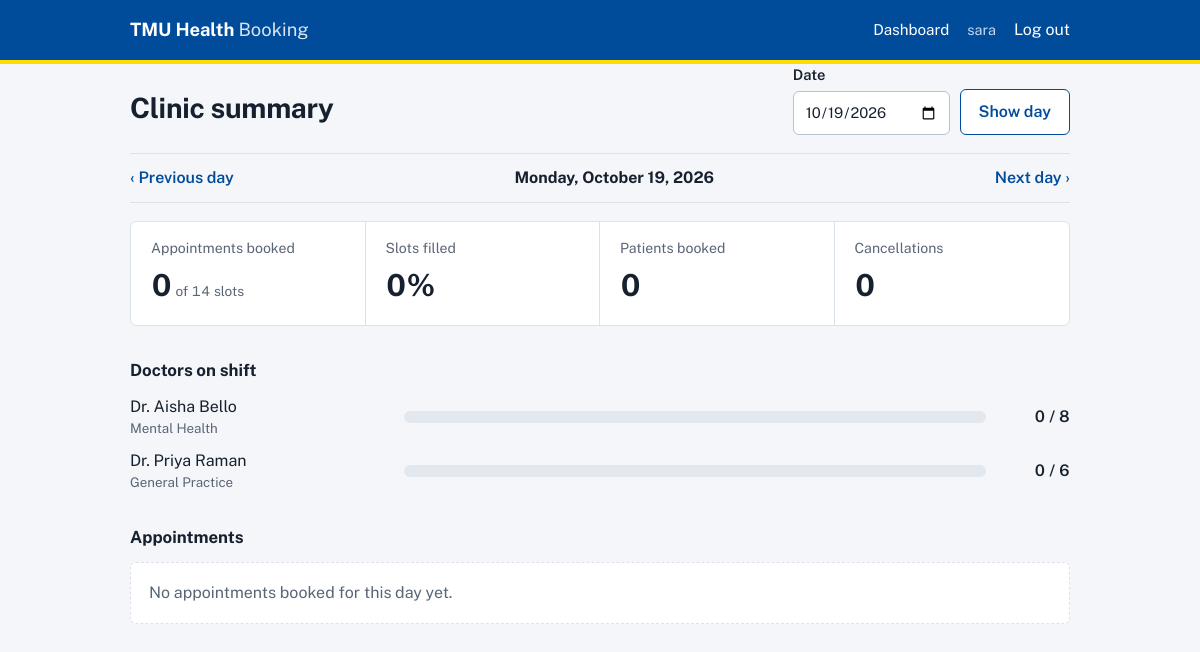
Screenshot of /admin/dashboard (signed in) with the database file from the repository.
### tables this page shows
CREATE TABLE users (
    id            INTEGER PRIMARY KEY AUTOINCREMENT,
    full_name     TEXT    NOT NULL,
    email         TEXT    NOT NULL UNIQUE,
    student_id    TEXT,
    password_hash TEXT    NOT NULL,
    role          TEXT    NOT NULL CHECK (role IN ('patient', 'admin')),
    created_at    TEXT    NOT NULL DEFAULT (datetime('now'))
);

CREATE TABLE doctors (
    id         INTEGER PRIMARY KEY AUTOINCREMENT,
    full_name  TEXT NOT NULL,
    specialty  TEXT NOT NULL,
    department TEXT NOT NULL
);

### admin.py (the view)
@bp.route("/dashboard")
@login_required(role="admin")
def dashboard():
    db = get_db()
    day = parse_date(request.args.get("date")) or date.today()
    appts = db.execute(
        """SELECT a.*, u.full_name AS patient_name, u.email AS patient_email, u.student_id,
                  d.full_name AS doctor_name, d.specialty
           FROM appointments a
           JOIN users u ON u.id = a.patient_id
           JOIN doctors d ON d.id = a.doctor_id
           WHERE a.appt_date = ?
           ORDER BY a.start_time, d.full_name""",
        (day.isoformat(),),
    ).fetchall()
    booked = [a for a in appts if a["status"] == "booked"]
    doctors = []
    for d in db.execute("SELECT * FROM doctors ORDER BY full_name"):
        capacity = len(all_slots(d["id"], day))
        if capacity == 0:
            continue
        count = sum(1 for a in booked if a["doctor_id"] == d["id"])
        doctors.append({"doctor": d, "capacity": capacity, "booked": count,
                        "pct": round(100 * count / capacity)})
    capacity = sum(x["capacity"] for x in doctors)
    summary = {
        "booked": len(booked),
        "cancelled": sum(1 for a in appts if a["status"] == "cancelled"),
        "patients": len({a["patient_id"] for a in booked}),
        "capacity": capacity,
        "pct": round(100 * len(booked) / capacity) if capacity else 0,
    }
    return render_template(
        "dashboard.html", day=day, summary=summary, doctors=doctors, appts=appts,
        prev_day=day - timedelta(days=1), next_day=day + timedelta(days=1),
    )

### auth.py (called while the page is built)
def csrf_token():
    if "csrf" not in session:
        session["csrf"] = secrets.token_hex(16)
    return session["csrf"]

def check_csrf():
    if request.method == "POST":
        sent = request.form.get("csrf", "")
        if not hmac.compare_digest(sent, session.get("csrf", "")):
            abort(400, "Form expired. Go back, refresh the page, and try again.")

@bp.before_app_request
def load_user():
    check_csrf()
    uid = session.get("user_id")
    g.user = None
    if uid is not None:
        g.user = get_db().execute("SELECT * FROM users WHERE id = ?", (uid,)).fetchone()

def login_required(role=None):
    def decorator(view):
        @functools.wraps(view)
        def wrapped(**kwargs):
            if g.user is None:
                flash("Log in to continue.", "info")
                return redirect(url_for("auth.login", next=request.path))
            if role and g.user["role"] != role:
                abort(403)
            return view(**kwargs)
        return wrapped
    return decorator

### db.py (called while the page is built)
def get_db():
    if "db" not in g:
        g.db = sqlite3.connect(current_app.config["DATABASE"])
        g.db.row_factory = sqlite3.Row
        g.db.execute("PRAGMA foreign_keys = ON")
    return g.db

### scheduling.py (called while the page is built)
def parse_date(value):
    try:
        return datetime.strptime(value, "%Y-%m-%d").date()
    except (TypeError, ValueError):
        return None

def _times_between(start, end, minutes):
    t = datetime.strptime(start, "%H:%M")
    stop = datetime.strptime(end, "%H:%M")
    while t + timedelta(minutes=minutes) <= stop:
        yield t.strftime("%H:%M")
        t += timedelta(minutes=minutes)

def all_slots(doctor_id, day):
    rows = get_db().execute(
        "SELECT start_time, end_time, slot_minutes FROM doctor_schedules WHERE doctor_id = ? AND weekday = ?",
        (doctor_id, day.weekday()),
    ).fetchall()
    slots = []
    for r in rows:
        slots.extend(_times_between(r["start_time"], r["end_time"], r["slot_minutes"]))
    return sorted(slots)

### templates/dashboard.html (shortened to what this page needs)
{% extends "base.html" %}
{% block content %}
<div class="pagehead">
  <h1>Clinic summary</h1>
  <form method="get" class="filters">
    <label>Date<input type="date" name="date" value="{{ day.isoformat() }}"></label>
    <button class="btn ghost">Show day</button>
  </form>
</div>
<div class="daynav">
  <a href="{{ url_for('admin.dashboard', date=prev_day.isoformat()) }}">‹ Previous day</a>
  <strong>{{ day.strftime('%A, %B %d, %Y') }}</strong>
  <a href="{{ url_for('admin.dashboard', date=next_day.isoformat()) }}">Next day ›</a>
</div>
<dl class="stats">
  <div><dt>Appointments booked</dt><dd>{{ summary.booked }}<small> of {{ summary.capacity }} slots</small></dd></div>
  <div><dt>Slots filled</dt><dd>{{ summary.pct }}%</dd></div>
  <div><dt>Patients booked</dt><dd>{{ summary.patients }}</dd></div>
  <div><dt>Cancellations</dt><dd>{{ summary.cancelled }}</dd></div>
</dl>
<h2 class="section">Doctors on shift</h2>
{% if doctors %}
<ul class="load">
  {% for d in doctors %}
    <li>
      <span class="name">{{ d.doctor.full_name }} <small>{{ d.doctor.specialty }}</small></span>
      <span class="bar" aria-hidden="true"><span style="width: {{ d.pct }}%"></span></span>
      <span class="count">{{ d.booked }} / {{ d.capacity }}</span>
    </li>
  {% endfor %}
</ul>
{% else %}
  <p class="empty">No doctors are scheduled on this day.</p>
{% endif %}
<h2 class="section">Appointments</h2>
{% if appts %}
<div class="tablewrap">
<table>
  <thead><tr><th>Time</th><th>Patient</th><th>Student no.</th><th>Doctor</th><th>Reason</th><th>Status</th></tr></thead>
  <tbody>
  {% for a in appts %}
    <tr class="{{ a.status }}">
      <td>{{ a.start_time }}</td>
      <td>{{ a.patient_name }}<br><small>{{ a.patient_email }}</small></td>
      <td>{{ a.student_id or '' }}</td>
      <td>{{ a.doctor_name }}<br><small>{{ a.specialty }}</small></td>
      <td>{{ a.reason or '' }}</td>
      <td><span class="tag {{ a.status }}">{{ a.status|capitalize }}</span></td>
    </tr>
  {% endfor %}
  </tbody>
</table>
</div>
{% else %}
  <p class="empty">No appointments booked for this day yet.</p>
{% endif %}
{% endblock %}

### templates/base.html (shortened to what this page needs)
<!doctype html>
<html lang="en">
<head>
  <link rel="stylesheet" href="{{ url_for('static', filename='style.css') }}">
</head>
<body>
  <header class="topbar">
    <div class="wrap topbar-inner">
      <a class="brand" href="{{ url_for('index') }}">TMU Health <span>Booking</span></a>
      <nav>
        {% if g.user %}
          {% if g.user.role == 'patient' %}
            <a href="{{ url_for('booking.book') }}">Book</a>
            <a href="{{ url_for('booking.my_appointments') }}">My appointments</a>
          {% else %}
            <a href="{{ url_for('admin.dashboard') }}">Dashboard</a>
          {% endif %}
          <span class="who">{{ g.user.full_name }}</span>
          <form method="post" action="{{ url_for('auth.logout') }}">
            <button class="linkbtn">Log out</button>
          </form>
        {% else %}
          <a href="{{ url_for('auth.login') }}">Log in</a>
          <a href="{{ url_for('auth.register') }}">Create account</a>
        {% endif %}
      </nav>
    </div>
  </header>
  <main class="wrap">
    {% block content %}{% endblock %}
  </main>
</body>
</html>

### static/style.css (style rules this page uses)
:root { --blue: #004c9b; --blue-dark: #003670; --gold: #ffdc00; --ink: #16202e; --muted: #5a6576; --line: #dce2ea; --bg: #f4f6f9; --card: #ffffff; --ok: #1e7f4f; --bad: #b3261e; --radius: 6px; font-family: "Public Sans", system-ui, -apple-system, "Segoe UI", Arial, sans-serif; color: var(--ink); }
* { box-sizing: border-box; }
body { margin: 0; background: var(--bg); line-height: 1.5; }
a { color: var(--blue); }
.wrap { max-width: 980px; margin: 0 auto; padding: 0 20px; }
main { padding-top: 28px; padding-bottom: 60px; }
.topbar { background: var(--blue); border-bottom: 4px solid var(--gold); }
.topbar-inner { display: flex; align-items: center; justify-content: space-between; gap: 16px; min-height: 60px; flex-wrap: wrap; }
.brand { color: #fff; font-weight: 700; font-size: 1.15rem; text-decoration: none; }
.brand span { font-weight: 400; opacity: .85; }
nav { display: flex; align-items: center; gap: 18px; flex-wrap: wrap; }
nav a, .linkbtn { color: #fff; text-decoration: none; font-size: .95rem; }
.who { color: #c9daf0; font-size: .9rem; }
nav form { margin: 0; }
.linkbtn { background: none; border: 0; padding: 0; cursor: pointer; font: inherit; }
h1 { font-size: 1.75rem; margin: 0 0 6px; letter-spacing: -.01em; }
h2 { font-size: 1.1rem; margin: 0; }
.section { margin: 32px 0 12px; font-size: 1.05rem; }
small { color: var(--muted); font-weight: 400; }
label { display: grid; gap: 5px; font-weight: 600; font-size: .92rem; }
input, select { font: inherit; font-weight: 400; padding: 9px 11px; border: 1px solid #b9c3d0; border-radius: var(--radius); background: #fff; color: var(--ink); }
.btn { display: inline-block; font: inherit; font-weight: 600; background: var(--blue); color: #fff; border: 0; border-radius: var(--radius); padding: 10px 18px; cursor: pointer; text-decoration: none; text-align: center; }
.btn.ghost { background: #fff; color: var(--blue); border: 1px solid var(--blue); }
.pagehead { display: flex; justify-content: space-between; align-items: flex-end; gap: 16px; flex-wrap: wrap; margin-bottom: 18px; }
.filters { display: flex; gap: 10px; align-items: flex-end; flex-wrap: wrap; }
.daynav { display: flex; justify-content: space-between; align-items: center; padding: 12px 0; border-top: 1px solid var(--line); border-bottom: 1px solid var(--line); margin-bottom: 18px; }
.daynav a { text-decoration: none; font-weight: 600; }
.full, .empty { color: var(--muted); margin: 0; }
.empty { padding: 18px; background: var(--card); border: 1px dashed var(--line); border-radius: var(--radius); }
.stats { display: grid; grid-template-columns: repeat(4, 1fr); gap: 0; margin: 0; background: var(--card); border: 1px solid var(--line); border-radius: var(--radius); }
.stats div { padding: 16px 20px; border-right: 1px solid var(--line); }
.stats div:last-child { border-right: 0; }
.stats dt { font-size: .88rem; color: var(--muted); }
.stats dd { margin: 4px 0 0; font-size: 1.9rem; font-weight: 700; font-variant-numeric: tabular-nums; }
.stats dd small { font-size: .85rem; }
.load { list-style: none; padding: 0; margin: 0; display: grid; gap: 10px; }
.load li { display: grid; grid-template-columns: 260px 1fr 70px; gap: 14px; align-items: center; }
.load .name small { display: block; }
.bar { height: 12px; background: #e3e8ef; border-radius: 999px; overflow: hidden; }
.load .count { text-align: right; font-variant-numeric: tabular-nums; font-weight: 600; }

### rows the page displays
users: user.full_name "sara"
doctors: doctor.full_name "Dr. Aisha Bello", doctor.specialty "Mental Health"
doctors: doctor.full_name "Dr. Priya Raman", doctor.specialty "General Practice"

### other values shown
{{ day.strftime('%A, %B %d, %Y') }} "Monday, October 19, 2026"
{{ summary.booked }} "0"
{{ summary.capacity }} "14"
{{ summary.pct }} "0"
{{ summary.patients }} "0"
{{ summary.cancelled }} "0"
{{ d.booked }} "0" "0"
{{ d.capacity }} "8" "6"
